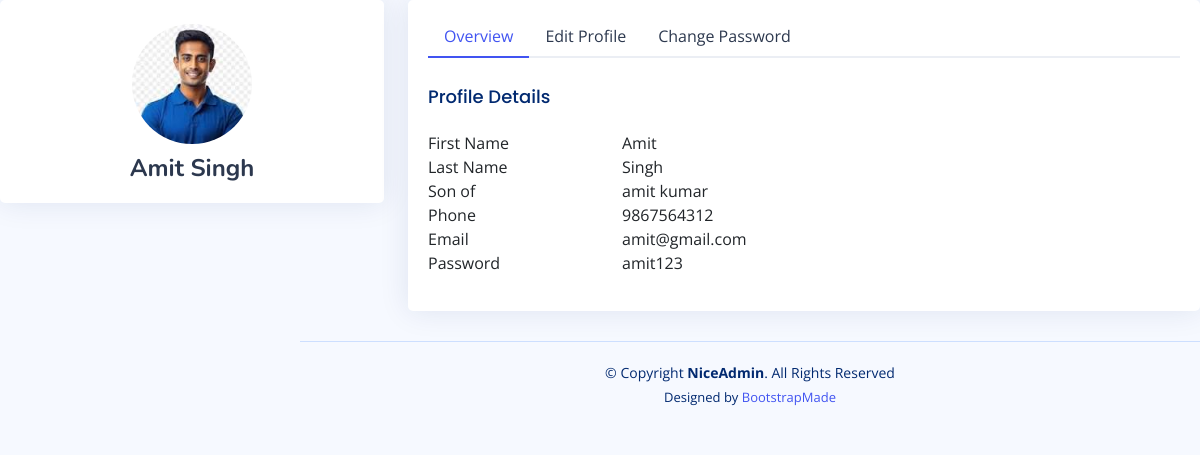
/profile/ (signed in), run on the app's committed database.
### cart/models.py (models this page shows)
class Customer(models.Model):
    fname=models.CharField(max_length=100)
    lname=models.CharField(max_length=100)
    father=models.CharField(max_length=100)
    email=models.EmailField()
    pass1=models.CharField(max_length=20)
    phone=models.CharField(max_length=10)
    image=models.FileField(upload_to="uploads/users/",null=True)

### cart/views.py (the view)
# urls.py: path('profile/',views.profile,name='profile'),
def profile(request):
       cust_id=request.session.get('cust_id')
       if cust_id:
            cust = Customer.objects.get(id=cust_id)
            return render(request,"customer/profile.html",{'cust':cust})

### templates/customer/profile.html (shortened to what this page needs)
<!DOCTYPE html>
{% load static %}
{% load my_filter %}
<html lang="en">
<head>
  <link href="{% static 'assets/vendor/bootstrap/css/bootstrap.min.css' %}" rel="stylesheet">
  <link href="{% static 'assets/vendor/bootstrap-icons/bootstrap-icons.css' %}" rel="stylesheet">
  <link href="{% static 'assets/vendor/boxicons/css/boxicons.min.css' %}" rel="stylesheet">
  <link href="{% static 'assets/vendor/quill/quill.snow.css' %}" rel="stylesheet">
  <link href="{% static 'assets/vendor/quill/quill.bubble.css' %}" rel="stylesheet">
  <link href="{% static 'assets/vendor/remixicon/remixicon.css' %}" rel="stylesheet">
  <link href="{% static 'assets/vendor/simple-datatables/style.css' %}" rel="stylesheet">
  <link href="{% static 'assets/css/style.css' %}" rel="stylesheet">
</head>
<body>
    <section class="section profile">
        <div class="row">
          <div class="col-xl-4">
            <div class="card">
              <div class="card-body profile-card pt-4 d-flex flex-column align-items-center">
                <img src="{{cust.image.url}}" alt="Profile" class="rounded-circle">
                <h2>{{cust.fname}} {{cust.lname}}</h2>
              </div>
            </div>
          </div>
          <div class="col-xl-8">
            <div class="card">
              <div class="card-body pt-3">
                <ul class="nav nav-tabs nav-tabs-bordered">
                  <li class="nav-item">
                    <button class="nav-link active" data-bs-toggle="tab" data-bs-target="#profile-overview">Overview</button>
                  </li>
                  <li class="nav-item">
                   <a href="" ><button class="nav-link" data-bs-toggle="tab" data-bs-target="#profile-edit">Edit Profile</button></a>
                  </li>
                  <li class="nav-item">
                    <button class="nav-link" data-bs-toggle="tab" data-bs-target="#profile-change-password">Change Password</button>
                  </li>
                </ul>
                <div class="tab-content pt-2">
                    <h5 class="card-title">Profile Details</h5>
                    <div class="row">
                      <div class="col-lg-3 col-md-4 label ">First Name</div>
                      <div class="col-lg-9 col-md-8">{{cust.fname}}</div>
                    </div>
                    <div class="row">
                      <div class="col-lg-3 col-md-4 label">Last Name</div>
                      <div class="col-lg-9 col-md-8">{{cust.lname}}</div>
                    </div>
                    <div class="row">
                      <div class="col-lg-3 col-md-4 label">Son of</div>
                      <div class="col-lg-9 col-md-8">{{cust.father}}</div>
                    </div>
                    <div class="row">
                      <div class="col-lg-3 col-md-4 label">Phone</div>
                      <div class="col-lg-9 col-md-8">{{cust.phone}}</div>
                    </div>
                    <div class="row">
                      <div class="col-lg-3 col-md-4 label">Email</div>
                      <div class="col-lg-9 col-md-8">{{cust.email}}</div>
                    </div>
                    <div class="row">
                        <div class="col-lg-3 col-md-4 label">Password</div>
                        <div class="col-lg-9 col-md-8">{{cust.pass1}}</div>
                      </div>
                  </div>
        </div>
      </section>
  <footer id="footer" class="footer">
    <div class="copyright">
      &copy; Copyright <strong><span>NiceAdmin</span></strong>. All Rights Reserved
    </div>
    <div class="credits">
      Designed by <a href="https://bootstrapmade.com/">BootstrapMade</a>
    </div>
  </footer>
</body>
</html>

### static/assets/css/style.css (style rules this page uses)
:root { scroll-behavior: smooth; }
body { font-family: "Open Sans", sans-serif; background: #f6f9ff; color: #444444; }
a { color: #4154f1; text-decoration: none; }
h1, h2, h3, h4, h5, h6 { font-family: "Nunito", sans-serif; }
.card { margin-bottom: 30px; border: none; border-radius: 5px; box-shadow: 0px 0 30px rgba(1, 41, 112, 0.1); }
.card-title { padding: 20px 0 15px 0; font-size: 18px; font-weight: 500; color: #012970; font-family: "Poppins", sans-serif; }
.card-body { padding: 0 20px 20px 20px; }
.nav-tabs-bordered { border-bottom: 2px solid #ebeef4; }
.nav-tabs-bordered .nav-link { margin-bottom: -2px; border: none; color: #2c384e; }
.nav-tabs-bordered .nav-link.active { background-color: #fff; color: #4154f1; border-bottom: 2px solid #4154f1; }
@media (min-width: 1200px) { #main, #footer { margin-left: 300px; } }
.profile .profile-card img { max-width: 120px; }
.profile .profile-card h2 { font-size: 24px; font-weight: 700; color: #2c384e; margin: 10px 0 0 0; }
.footer { padding: 20px 0; font-size: 14px; transition: all 0.3s; border-top: 1px solid #cddfff; }
.footer .copyright { text-align: center; color: #012970; }
.footer .credits { padding-top: 5px; text-align: center; font-size: 13px; color: #012970; }

### data on the page
Customer: image (picture), fname "Amit", lname "Singh", father "amit kumar", phone "9867564312", email "amit@gmail.com", pass1 "amit123"
